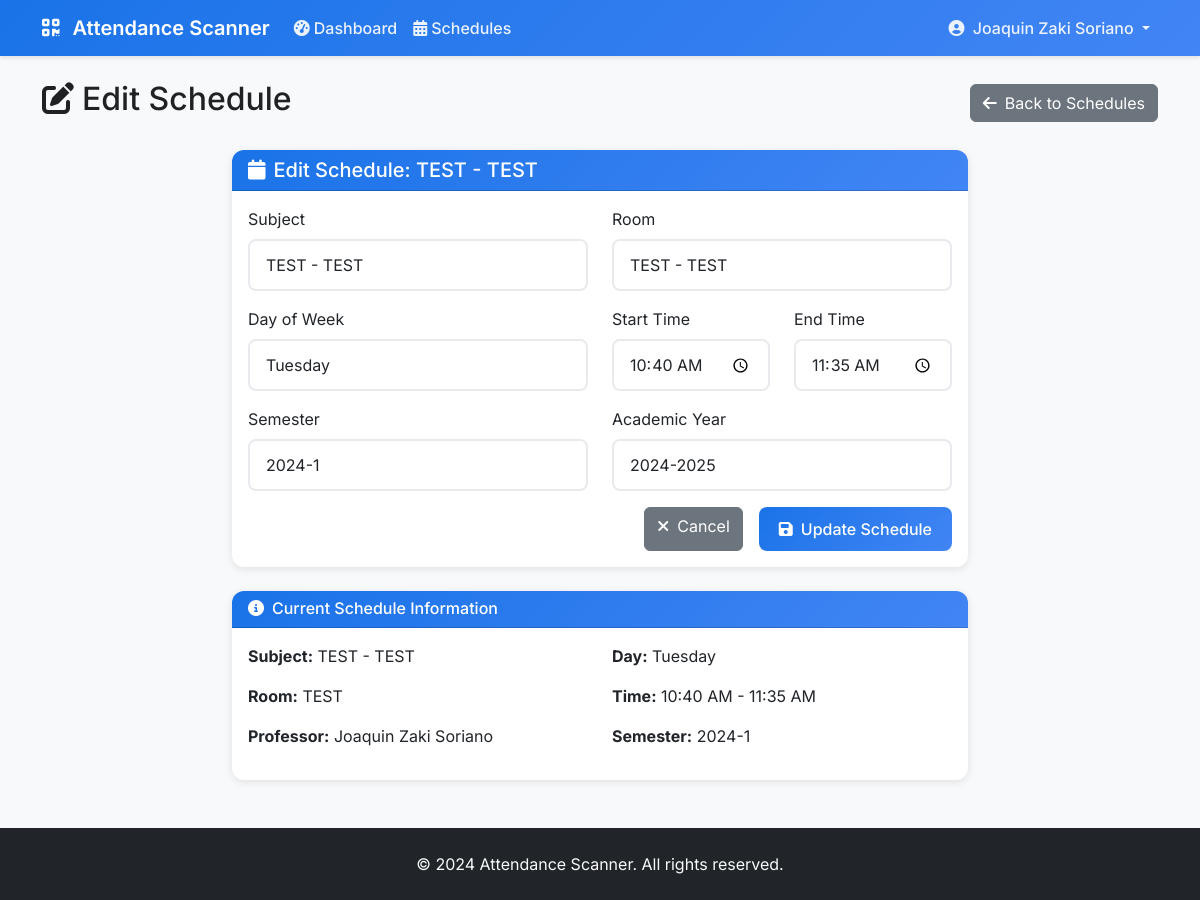
Page /schedule/5/edit/ (signed in) on the committed database.
### scanner/models.py (models this page shows, shortened)
class User(AbstractUser):
    USER_TYPES = (
        ('student', 'Student'),
        ('professor', 'Professor'),
        ('admin', 'Admin'),
    )
    user_type = models.CharField(max_length=10, choices=USER_TYPES, default='student')
    student_id = models.CharField(max_length=20, blank=True, null=True, unique=True)
    barcode = models.CharField(max_length=50, blank=True, null=True, unique=True)
    phone = models.CharField(max_length=15, blank=True, null=True)

class Schedule(models.Model):
    DAYS_OF_WEEK = (
        ('monday', 'Monday'),
        ('tuesday', 'Tuesday'),
        ('wednesday', 'Wednesday'),
        ('thursday', 'Thursday'),
        ('friday', 'Friday'),
        ('saturday', 'Saturday'),
        ('sunday', 'Sunday'),
    )
    subject = models.ForeignKey(Subject, on_delete=models.CASCADE)
    professor = models.ForeignKey(User, on_delete=models.CASCADE, limit_choices_to={'user_type': 'professor'})
    room = models.ForeignKey(Room, on_delete=models.CASCADE)
    day_of_week = models.CharField(max_length=10, choices=DAYS_OF_WEEK)
    start_time = models.TimeField()
    end_time = models.TimeField()
    semester = models.CharField(max_length=20, default='2024-1')
    academic_year = models.CharField(max_length=10, default='2024-2025')
    is_active = models.BooleanField(default=True)
    created_at = models.DateTimeField(auto_now_add=True)
    class Meta:
        unique_together = ['room', 'day_of_week', 'start_time', 'end_time', 'semester']

class Subject(models.Model):
    code = models.CharField(max_length=20, unique=True)
    name = models.CharField(max_length=100)
    description = models.TextField(blank=True, null=True)
    units = models.IntegerField(default=3)
    def __str__(self):
        return f"{self.code} - {self.name}"

class Room(models.Model):
    name = models.CharField(max_length=50)
    capacity = models.IntegerField(default=30)
    building = models.CharField(max_length=50, blank=True, null=True)
    floor = models.IntegerField(default=1)
    def __str__(self):
        return f"{self.name} - {self.building}" if self.building else self.name

### scanner/views.py (the view)
# urls.py: path('schedule/<int:schedule_id>/edit/', views.edit_schedule, name='edit_schedule'),
@login_required
@user_passes_test(is_professor)
def edit_schedule(request, schedule_id):
    schedule = get_object_or_404(Schedule, id=schedule_id, professor=request.user)
    if request.method == 'POST':
        form = ScheduleForm(request.POST, instance=schedule)
        if form.is_valid():
            form.save()
            messages.success(request, 'Schedule updated successfully!')
            return redirect('schedule_management')
    else:
        form = ScheduleForm(instance=schedule)
    return render(request, 'scanner/edit_schedule.html', {'form': form, 'schedule': schedule})

### scanner/forms.py (shortened to what this page needs)
class ScheduleForm(forms.ModelForm):
    class Meta:
        model = Schedule
        fields = ['subject', 'room', 'day_of_week', 'start_time', 'end_time', 'semester', 'academic_year']
        widgets = {
            'subject': forms.Select(attrs={'class': 'form-control'}),
            'room': forms.Select(attrs={'class': 'form-control'}),
            'day_of_week': forms.Select(attrs={'class': 'form-control'}),
            'start_time': forms.TimeInput(attrs={'class': 'form-control', 'type': 'time'}),
            'end_time': forms.TimeInput(attrs={'class': 'form-control', 'type': 'time'}),
            'semester': forms.TextInput(attrs={'class': 'form-control'}),
            'academic_year': forms.TextInput(attrs={'class': 'form-control'}),
        }

### scanner/views.py (called while the page is built)
def is_professor(user):
    return user.is_authenticated and user.user_type == 'professor'

### scanner/templates/scanner/edit_schedule.html (shortened to what this page needs)
{% extends 'scanner/base.html' %}  {% block content %}
<div class="row">
  <div class="col-12">
    <div class="d-flex justify-content-between align-items-center mb-4">
      <h2><i class="fas fa-edit me-2"></i>Edit Schedule</h2>
      <a href="{% url 'schedule_management' %}" class="btn btn-secondary">
        <i class="fas fa-arrow-left me-2"></i>Back to Schedules
      </a>
    </div>
  </div>
</div>
<div class="row">
  <div class="col-md-8 mx-auto">
    <div class="card">
      <div class="card-header">
        <h5 class="mb-0">
          <i class="fas fa-calendar me-2"></i>Edit Schedule: {{ schedule.subject.code }} - {{ schedule.subject.name }}
        </h5>
      </div>
      <div class="card-body">
        <form method="post">
          <div class="row">
            <div class="col-md-6 mb-3">
              <label for="{{ form.subject.id_for_label }}" class="form-label"
                >Subject</label
              >
              {{ form.subject }}
            </div>
            <div class="col-md-6 mb-3">
              <label for="{{ form.room.id_for_label }}" class="form-label"
                >Room</label
              >
              {{ form.room }}
            </div>
          </div>
          <div class="row">
            <div class="col-md-6 mb-3">
              <label
                for="{{ form.day_of_week.id_for_label }}"
                class="form-label"
                >Day of Week</label
              >
              {{ form.day_of_week }}
            </div>
            <div class="col-md-3 mb-3">
              <label for="{{ form.start_time.id_for_label }}" class="form-label"
                >Start Time</label
              >
              {{ form.start_time }}
            </div>
            <div class="col-md-3 mb-3">
              <label for="{{ form.end_time.id_for_label }}" class="form-label"
                >End Time</label
              >
              {{ form.end_time }}
            </div>
          </div>
          <div class="row">
            <div class="col-md-6 mb-3">
              <label for="{{ form.semester.id_for_label }}" class="form-label"
                >Semester</label
              >
              {{ form.semester }}
            </div>
            <div class="col-md-6 mb-3">
              <label
                for="{{ form.academic_year.id_for_label }}"
                class="form-label"
                >Academic Year</label
              >
              {{ form.academic_year }}
            </div>
          </div>
          <div class="d-grid gap-2 d-md-flex justify-content-md-end">
            <a
              href="{% url 'schedule_management' %}"
              class="btn btn-secondary me-md-2"
            >
              <i class="fas fa-times me-2"></i>Cancel
            </a>
            <button type="submit" class="btn btn-primary">
              <i class="fas fa-save me-2"></i>Update Schedule
            </button>
          </div>
        </form>
      </div>
    </div>
    <div class="card mt-4">
      <div class="card-header">
        <h6 class="mb-0">
          <i class="fas fa-info-circle me-2"></i>Current Schedule Information
        </h6>
      </div>
      <div class="card-body">
        <div class="row">
          <div class="col-md-6">
            <p>
              <strong>Subject:</strong> {{ schedule.subject.code }} - {{ schedule.subject.name }}
            </p>
            <p><strong>Room:</strong> {{ schedule.room.name }}</p>
            <p>
              <strong>Professor:</strong> {{ schedule.professor.get_full_name }}
            </p>
          </div>
          <div class="col-md-6">
            <p><strong>Day:</strong> {{ schedule.get_day_of_week_display }}</p>
            <p>
              <strong>Time:</strong> {{ schedule.start_time|time:"g:i A" }} - {{ schedule.end_time|time:"g:i A" }}
            </p>
            <p><strong>Semester:</strong> {{ schedule.semester }}</p>
          </div>
        </div>
      </div>
    </div>
  </div>
</div>
{% endblock %}

### scanner/templates/scanner/base.html (shortened to what this page needs)
<!DOCTYPE html>
<html lang="en">
  <head>
    <link
      href="https://cdn.jsdelivr.net/npm/bootstrap@5.3.0/dist/css/bootstrap.min.css"
      rel="stylesheet"
    />
    <link
      href="https://cdnjs.cloudflare.com/ajax/libs/font-awesome/6.4.0/css/all.min.css"
      rel="stylesheet"
    />
    {% load static %}
    <link href="{% static 'css/custom.css' %}" rel="stylesheet" />
  </head>
  <body>
    <nav class="navbar navbar-expand-lg navbar-dark">
      <div class="container">
        <a class="navbar-brand" href="{% url 'home' %}">
          <i class="fas fa-qrcode me-2"></i>
          Attendance Scanner
        </a>
        <div class="collapse navbar-collapse" id="navbarNav">
          <ul class="navbar-nav me-auto">
            {% if user.is_authenticated %}
            <li class="nav-item">
              <a class="nav-link" href="{% url 'dashboard' %}">
                <i class="fas fa-tachometer-alt me-1"></i>Dashboard
              </a>
            </li>
            {% if user.user_type == 'professor' %}
            <li class="nav-item">
              <a class="nav-link" href="{% url 'schedule_management' %}">
                <i class="fas fa-calendar-alt me-1"></i>Schedules
              </a>
            </li>
            {% elif user.user_type == 'admin' %}
            <li class="nav-item">
              <a class="nav-link" href="{% url 'admin_dashboard' %}">
                <i class="fas fa-cogs me-1"></i>Admin
              </a>
            </li>
            {% endif %} {% endif %}
          </ul>
          <ul class="navbar-nav">
            {% if user.is_authenticated %}
            <li class="nav-item dropdown">
              <a
                class="nav-link dropdown-toggle"
                href="#"
                id="navbarDropdown"
                role="button"
                data-bs-toggle="dropdown"
              >
                <i class="fas fa-user-circle me-1"></i>
                {{ user.get_full_name|default:user.username }}
              </a>
            </li>
            {% endif %}
          </ul>
        </div>
      </div>
    </nav>
    <main class="container my-4">{% block content %}{% endblock %}</main>
    <footer class="bg-dark text-light py-4 mt-5">
      <div class="container text-center">
        <p class="mb-0">&copy; 2024 Attendance Scanner. All rights reserved.</p>
      </div>
    </footer>
  </body>
</html>

### static/css/custom.css (style rules this page uses)
.card { transition: box-shadow 0.2s ease-in-out; }
.btn { transition: all 0.2s ease-in-out; }

### scanner/templates/scanner/base.html (style rules this page uses)
:root { --primary-color: #1a73e8; --secondary-color: #34a853; --warning-color: #fbbc04; --danger-color: #ea4335; --light-gray: #f8f9fa; --border-color: #e8eaed; --text-primary: #202124; --text-secondary: #5f6368; }
* { font-family: "Inter", sans-serif; }
body { background-color: var(--light-gray); color: var(--text-primary); }
.navbar { background: linear-gradient(135deg, var(--primary-color), #4285f4); box-shadow: 0 2px 4px rgba(0, 0, 0, 0.1); }
.navbar-brand { font-weight: 600; color: white !important; }
.nav-link { color: rgba(255, 255, 255, 0.9) !important; font-weight: 500; transition: color 0.3s ease; }
.card { border: none; border-radius: 12px; box-shadow: 0 2px 8px rgba(0, 0, 0, 0.1); transition: transform 0.2s ease, box-shadow 0.2s ease; }
.card-header { background: linear-gradient(135deg, var(--primary-color), #4285f4); color: white; border-radius: 12px 12px 0 0 !important; font-weight: 600; }
.btn-primary { background: linear-gradient(135deg, var(--primary-color), #4285f4); border: none; border-radius: 8px; font-weight: 500; padding: 10px 20px; transition: all 0.3s ease; }
.form-control { border-radius: 8px; border: 2px solid var(--border-color); padding: 12px 16px; transition: border-color 0.3s ease; }

### rows in the picture
User: get_full_name "Joaquin Zaki Soriano"
Schedule: subject.code "TEST", subject.name "TEST", subject "TEST - TEST", room "TEST - TEST", day_of_week "Tuesday", start_time "10:40:00", end_time "11:35:00", semester "2024-1", academic_year "2024-2025", room.name "TEST", professor.get_full_name "Joaquin Zaki Soriano", start_time "10:40 AM", end_time "11:35 AM"
